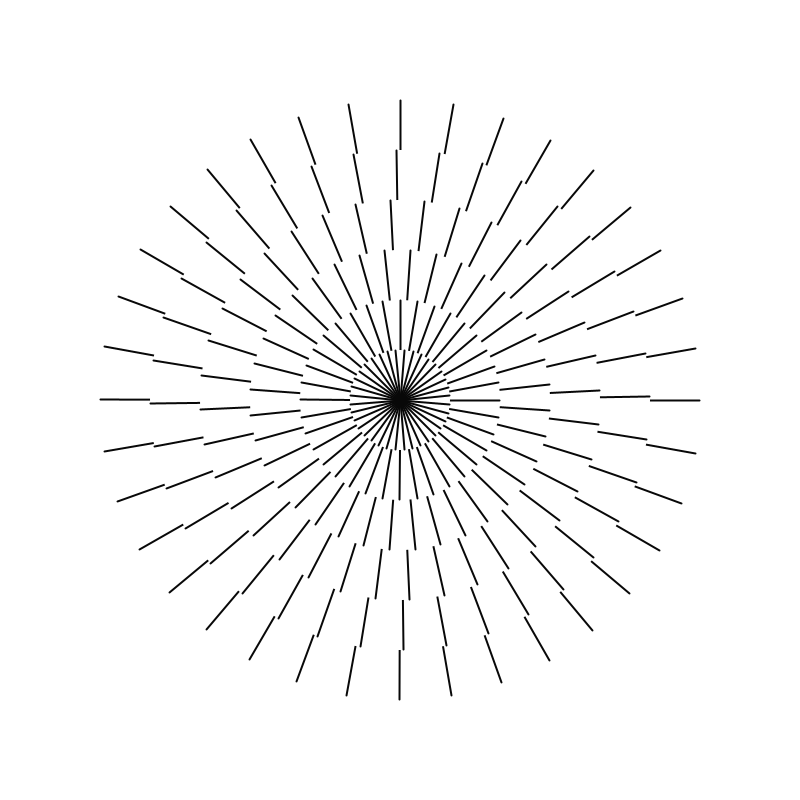
Frame 1 (no input)
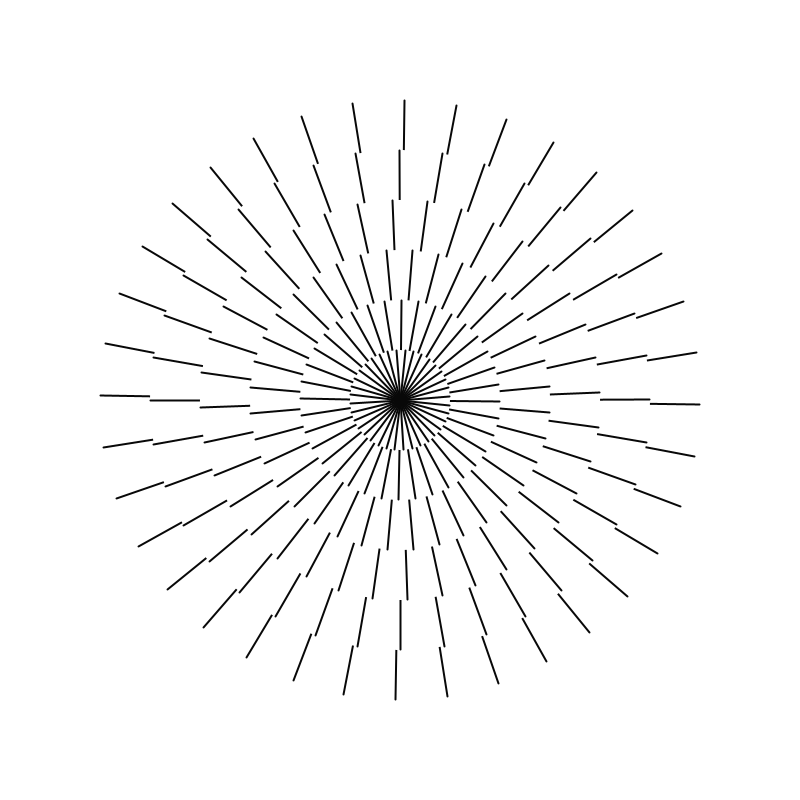
Frame 60 (the mouse pressed at the canvas centre just before this capture)
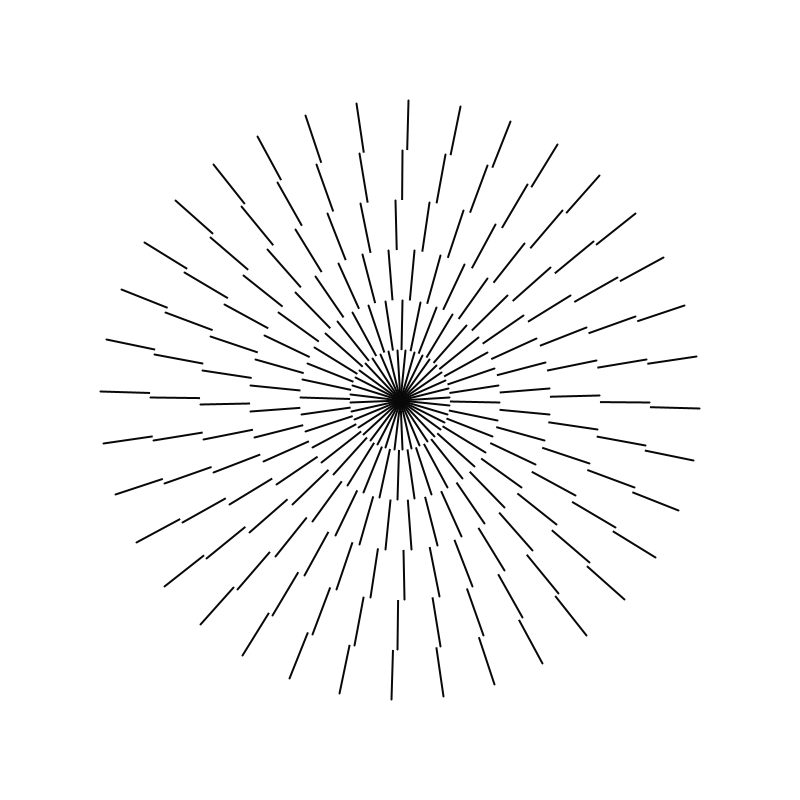
Frame 120 (the mouse held since frame 60 and released just before this capture)

The Processing sketch that drew these frames (run headless with seeded random() and noise(); from frame 60 on, the mouse is pressed at the canvas centre):

// Processing sketch: sketch_200419b
// ── sketch_200419b.pde
float lineCount;
float ellipseCount;
float ellipseR;
float rotateSpeed;
float a;

void setup() {
  size(800, 800);
  a = 0;
}

void draw() {
  background(255);

  pushMatrix();
  ellipseMode(CENTER);
  //移动坐标中心到画布中心
  translate(width/2, height/2);  

  rotateSpeed = 0.18;  //整体图形的旋转速度
  a+=rotateSpeed;      //a作为整体图形旋转角度的累加器
  rotate(radians(a));

  lineCount = 36;      //每一圈的线条个数
  ellipseCount = 6.0;  //圈数
  //ellipseR = 700;

  //让整体图形按正弦方式缩放
  //float b =(sin(millis()/497.6));  
  //ellipseR = map(b, -1.0, 1.0, 600, 700);
  ellipseR = 600;

  /*总体画法：从大环开始画起，往内一个个画
   每个环的画法：从画布中心发射线条，然后在中间盖一个跟背景色相同的、没有描边的圆
   以此类推
   */
  for (int j=0; j<ellipseCount; j++) {
    float lineR = ellipseR / ellipseCount * (ellipseCount-j);
    float elliR = ellipseR / ellipseCount * (ellipseCount-j-1);
    rotate(radians(9*j));
    noFill();
    stroke(8.0);
    strokeWeight(2.0);
    for (int z=0; z<lineCount; z++) {
      line(0, 0, lineR/2*cos(radians(360/lineCount*z)), lineR/2*sin(radians(360/lineCount*z)));
    }

    //stroke(0);
    noStroke();
    fill(255.0);
    ellipse(0, 0, elliR, elliR);
  }

  popMatrix();
}
